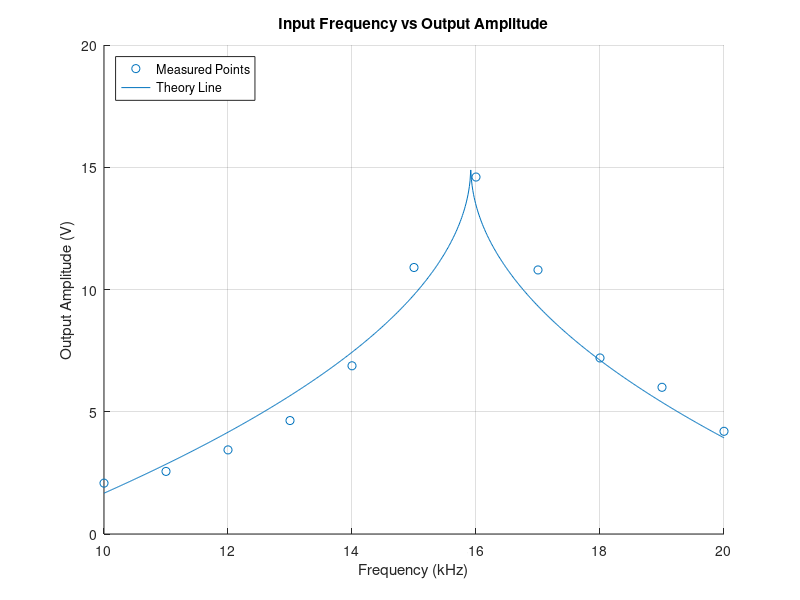

The MATLAB script that drew this image:

clear all;   % This clears all workspaces
close all;   % This closes all figures 
clc;         % This clears the command window

freq = [10 11 12 13 14 15 16 17 18 19 20]
input = 20*ones(1,10)
output = [2.08 2.56 3.44 4.64 6.88 10.9 14.6 10.8 7.2 6.0 4.20] 
phaseshift = [-74.67 -73.27 -68.21 -64.88 -55.81 -35.59 5.533 45.85 62.21 68.32 73.75]

hold on
grid on
scatter(freq,output)
%fplot(@(x) 45*(x-15.916)^(1/3) , [15.916, 20], 'b')  %ps theory plot
%fplot(@(x) -45*(15.916-x)^(1/3) , [10,15.916], 'b')  %ps theory plot
fplot(@(x) (21*exp(-1/3)) -5.5*(abs(x-15.916))^(1/2), [10,20])
title('Input Frequency vs Output Amplitude')
ylabel('Output Amplitude (V)')
xlabel('Frequency (kHz)')
legend('Measured Points', 'Theory Line','Location', 'northwest')
hold off